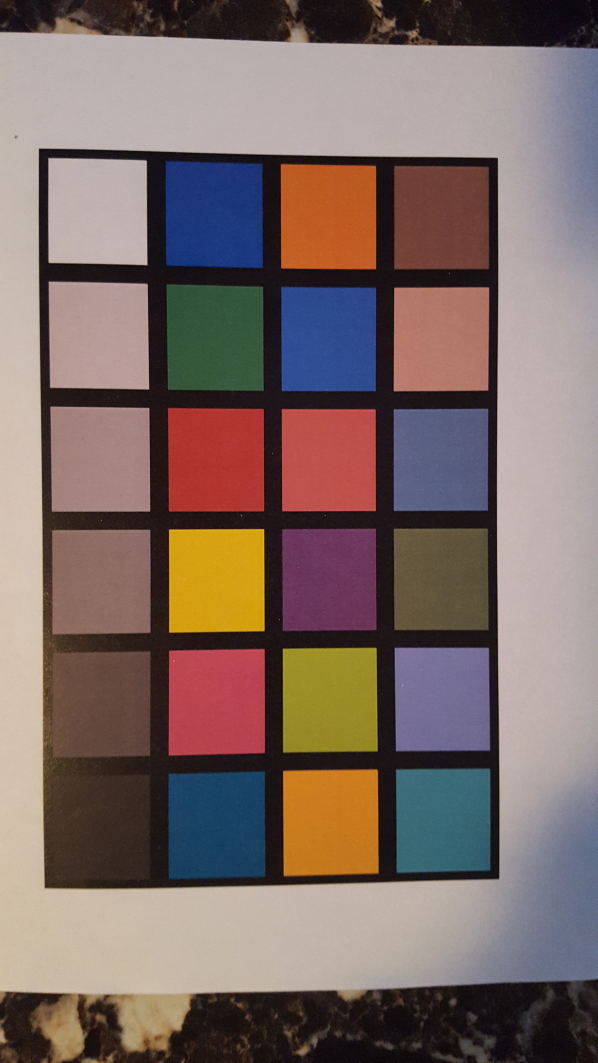
#> input picture resistor_identifier/color_checker.jpg, 2988 x 5312 px (shown at 1/5 size)
$ python color_calibrate.py
#> lines starting #> are read from the running program, lines starting #| are printed output that depends on the picture; after the words box and inside, x2 and y2 are one past the last pixel; in counts of white or black regions, pixels touching at a corner belong together
#!/usr/bin/env python
import numpy as np
import math
import cv2
from time import sleep


color_checker = cv2.imread('color_checker.jpg')
#> color_checker is the input picture: shape (5312, 2988, 3); mean B, G, R 101.6, 106.7, 124.9

rows, columns, dim = color_checker.shape
#> rows = 5312; columns = 2988; dim = 3
scale= 0.2
color_checker = cv2.resize(color_checker, (int(columns*scale), int(rows*scale)))
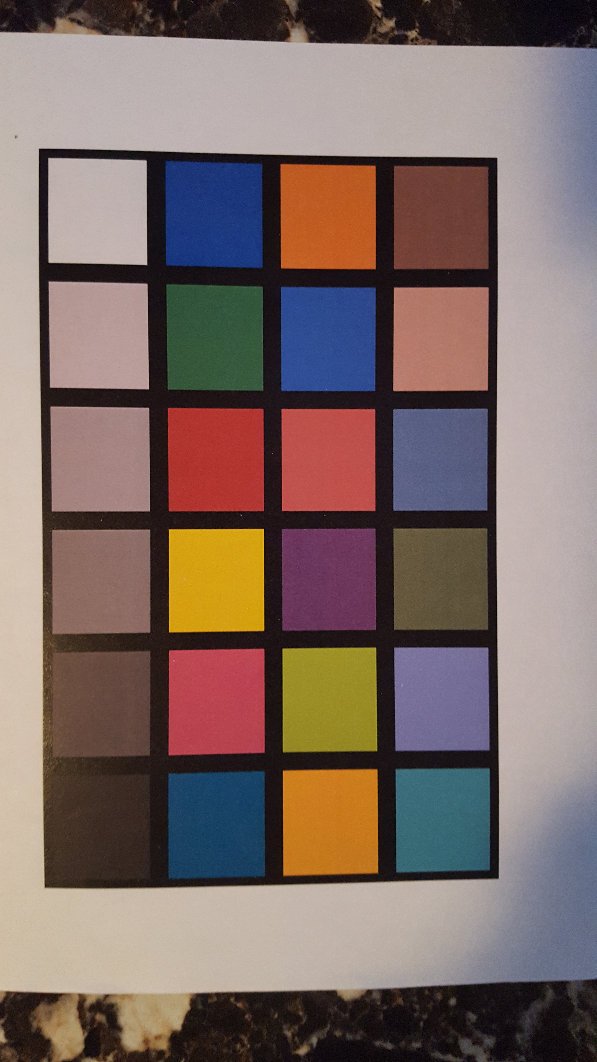
#> color_checker: shape (1062, 597, 3); mean B, G, R 101.5, 106.6, 124.8
rows, columns, dim = color_checker.shape
#> rows = 1062; columns = 597

gray_color = cv2.cvtColor(color_checker, cv2.COLOR_BGR2GRAY)
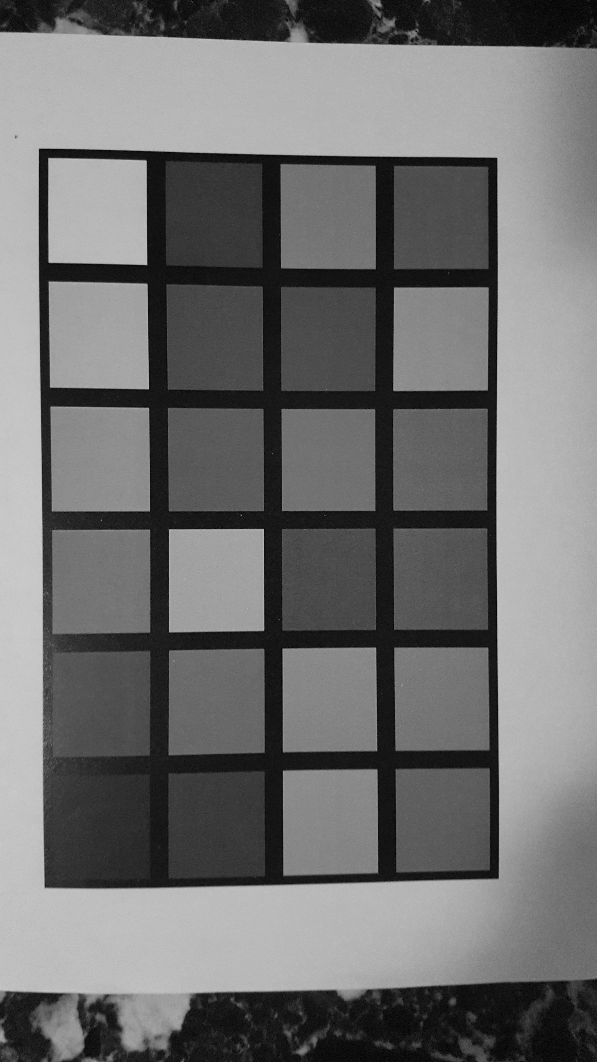
#> gray_color: shape (1062, 597); min 1, max 207, mean 111.5
cv2.imshow('', gray_color)
cv2.waitKey(0)
cv2.destroyAllWindows()

canny_color = cv2.Canny(gray_color, 100, 200)
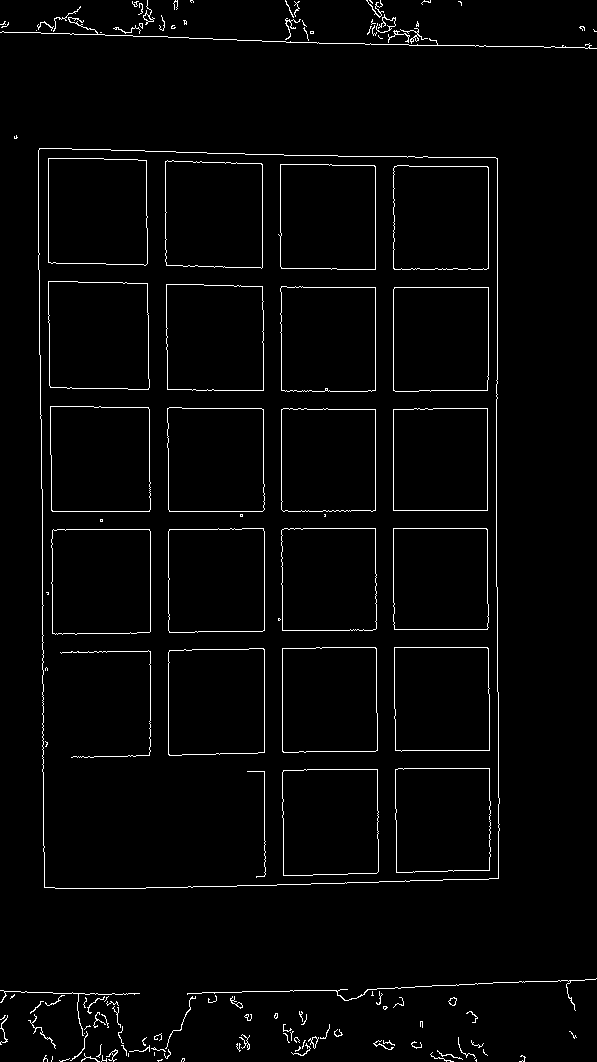
#> canny_color: shape (1062, 597); 2.4% white in thin lines or dots
cv2.imshow('Canny', canny_color)
cv2.waitKey(0)
cv2.destroyAllWindows()

$ run again, with resistor_identifier/rainbow.jpg copied over resistor_identifier/color_checker.jpg
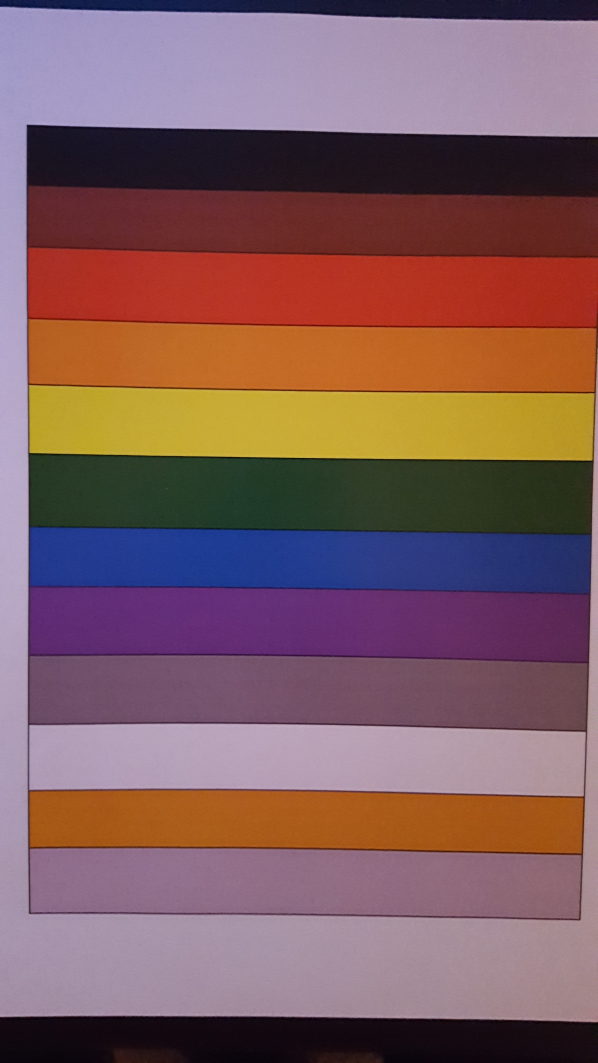
#> input picture resistor_identifier/rainbow.jpg, 2988 x 5312 px (shown at 1/5 size)
#> color_checker is the input picture: shape (5312, 2988, 3); mean B, G, R 96, 93.2, 128
#> color_checker: shape (1062, 597, 3)
#> `gray_color = cv2.cvtColor(color_checker, cv2.COLOR_BGR2GRAY)`:
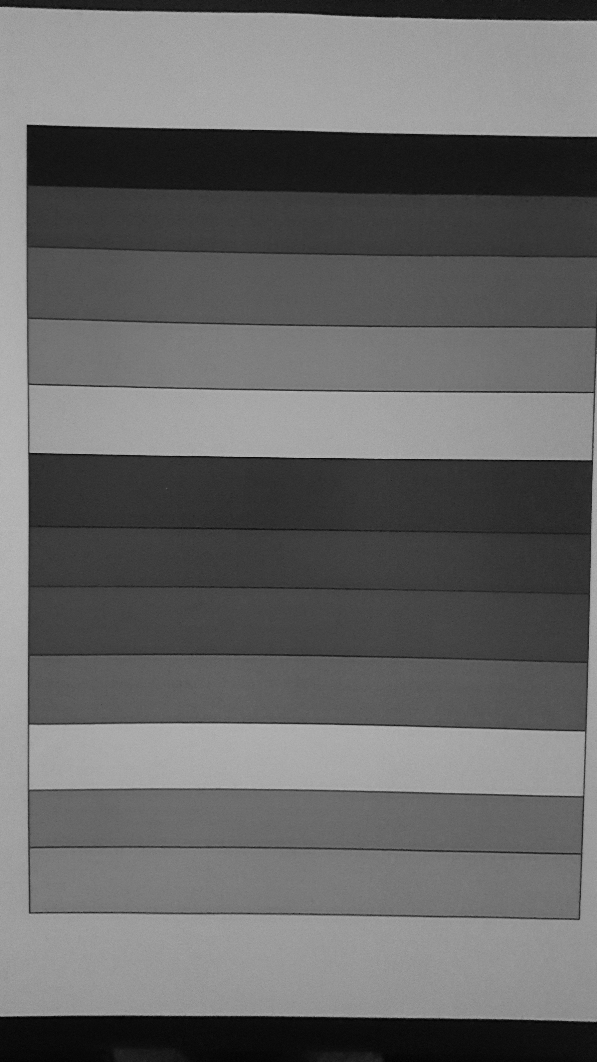
#> gray_color: shape (1062, 597); min 1, max 188, mean 103.8
#> `canny_color = cv2.Canny(gray_color, 100, 200)`:
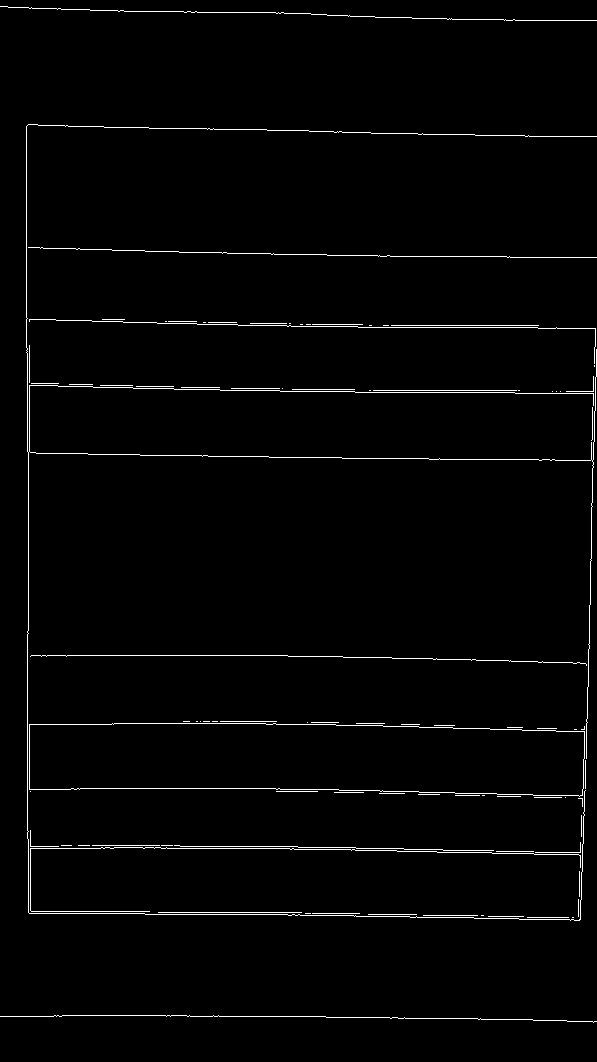
#> canny_color: shape (1062, 597); 1.7% white in thin lines or dots

$ run again, with resistor_identifier/resistor_1.jpg copied over resistor_identifier/color_checker.jpg
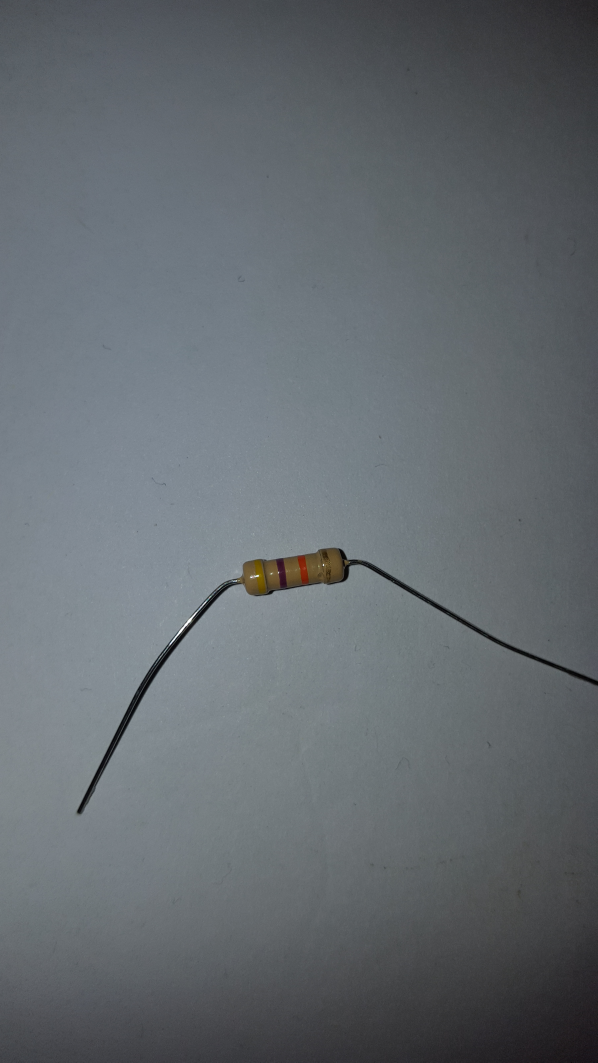
#> input picture resistor_identifier/resistor_1.jpg, 2988 x 5312 px (shown at 1/5 size)
#> color_checker is the input picture: shape (5312, 2988, 3); mean B, G, R 111, 106.1, 100
#> `color_checker = cv2.resize(color_checker, (int(columns*scale), int(row..`:
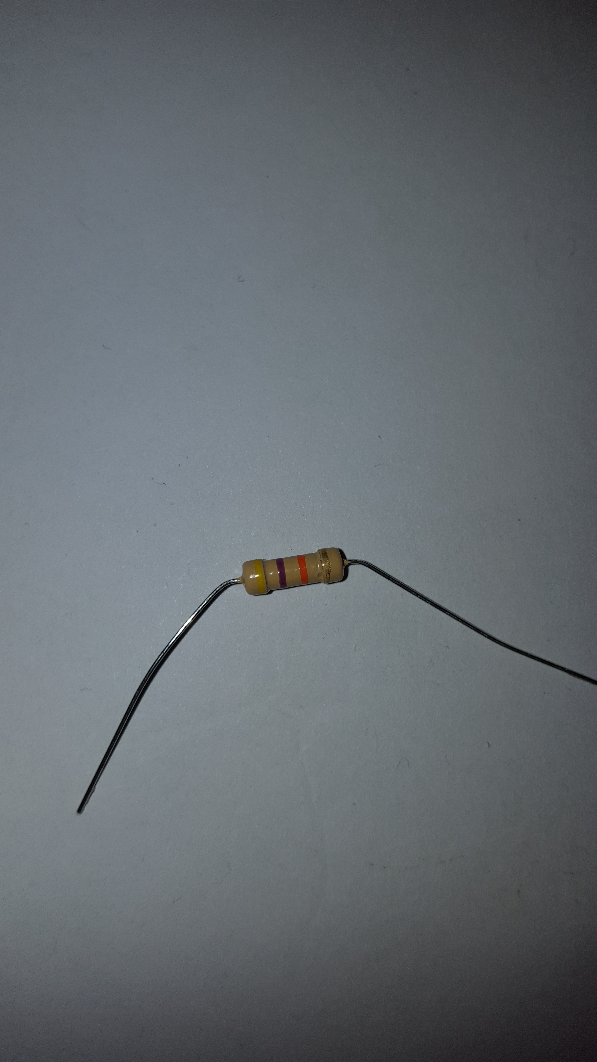
#> color_checker: shape (1062, 597, 3); mean B, G, R 110.8, 106, 99.9
#> `canny_color = cv2.Canny(gray_color, 100, 200)`:
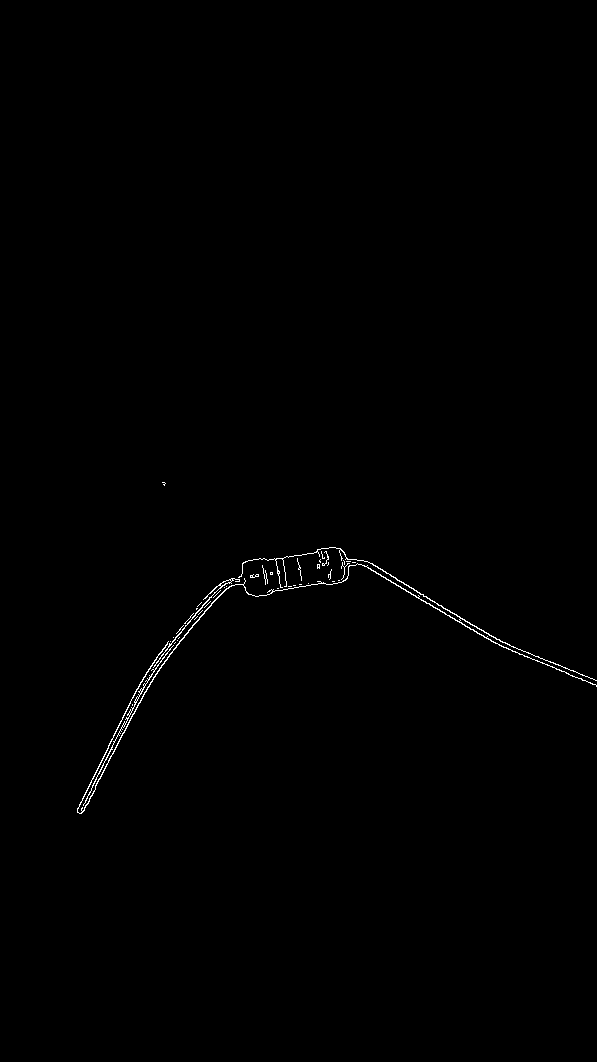
#> canny_color: shape (1062, 597); 0.39% white in thin lines or dots, all inside (x1, y1, x2, y2) = (77, 482, 597, 814)

$ run again, with resistor_identifier/resistor_2.jpg copied over resistor_identifier/color_checker.jpg
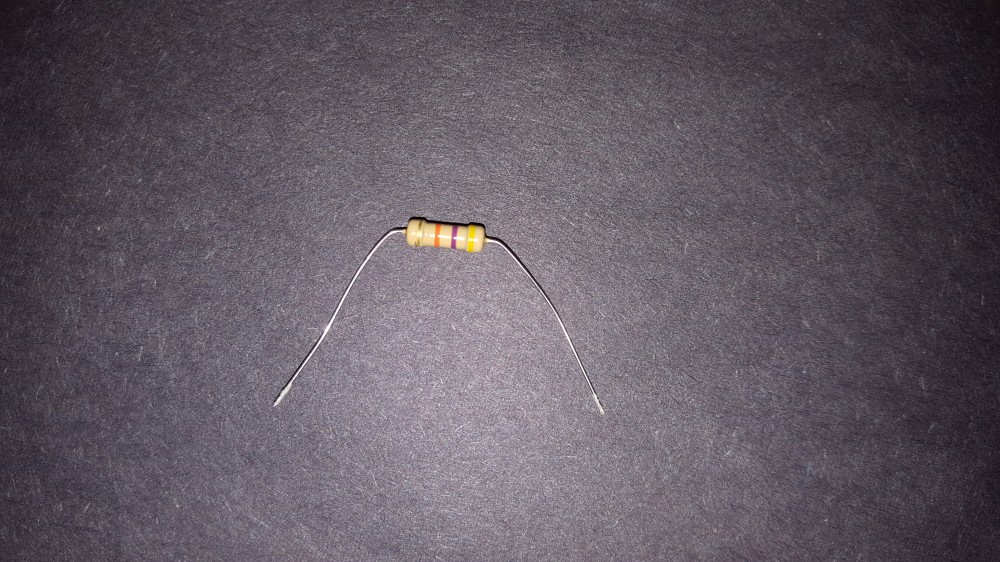
#> input picture resistor_identifier/resistor_2.jpg, 1000 x 562 px
#> color_checker is the input picture: shape (562, 1000, 3); mean B, G, R 98, 88.8, 96.8
#> `color_checker = cv2.resize(color_checker, (int(columns*scale), int(row..`:
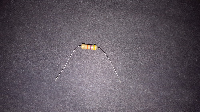
#> color_checker: shape (112, 200, 3); mean B, G, R 97.8, 88.6, 96.6
#> `canny_color = cv2.Canny(gray_color, 100, 200)`:
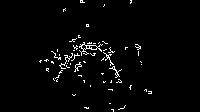
#> canny_color: shape (112, 200); 2.4% white in thin lines or dots, all inside (x1, y1, x2, y2) = (39, 0, 152, 112)
